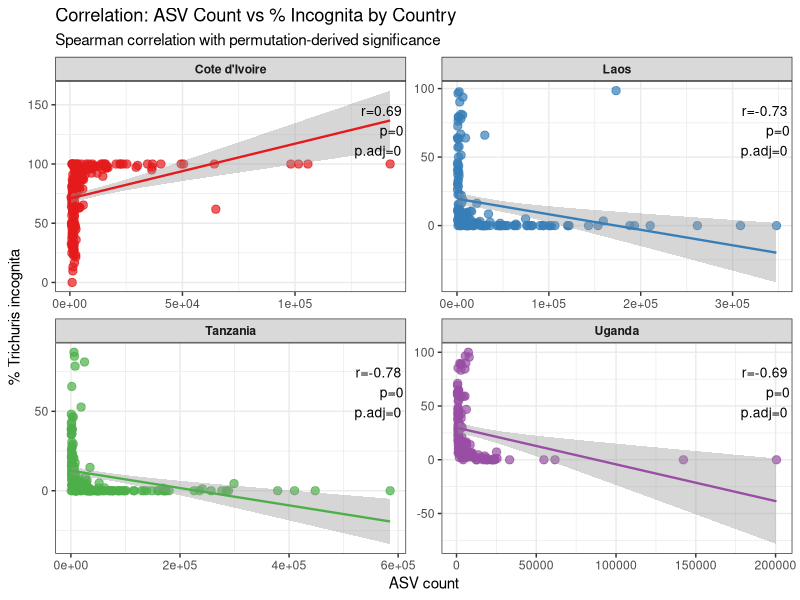
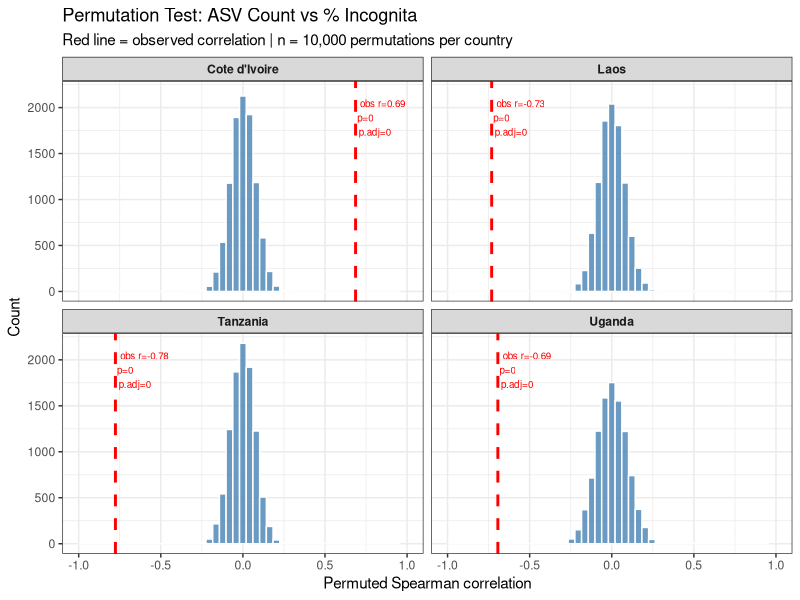

The R script that drew these images, in order:
# =========================================
# R Script: Run permutation testing on ASV vs depth
# =========================================



library(tidyverse)

# -------------------------
# 1. Load data
# -------------------------
df <- read_csv("ASV_per_inc.csv", col_types = cols())




# -------------------------
# 2. Permutation test
# -------------------------
run_permutation_test <- function(data, n_perm = 10000) {
  
  # Observed correlation per country
  observed <- data %>%
    group_by(Country) %>%
    summarise(
      obs_cor   = cor(.data[["ASV_count"]], .data[["incognita_pct"]], method = "spearman"),
      n_samples = n(),
      .groups   = "drop"
    )
  
  # Permutation: shuffle ASV_count within each country
  perm_results <- map_dfr(1:n_perm, function(i) {
    data %>%
      group_by(Country) %>%
      mutate(ASV_count_perm = sample(.data[["ASV_count"]])) %>%
      summarise(
        perm_cor = cor(.data[["ASV_count_perm"]], .data[["incognita_pct"]], method = "spearman"),
        .groups  = "drop"
      ) %>%
      mutate(perm = i)
  })
  
  # P-value: proportion of permuted correlations >= observed
  pval_df <- observed %>%
    left_join(
      perm_results %>%
        group_by(Country) %>%
        summarise(
          mean_perm_cor = mean(perm_cor),
          sd_perm_cor   = sd(perm_cor),
          .groups       = "drop"
        ),
      by = "Country"
    ) %>%
    left_join(
      map_dfr(unique(data$Country), function(ctry) {
        obs  <- observed %>% filter(Country == ctry) %>% pull(obs_cor)
        null <- perm_results %>% filter(Country == ctry) %>% pull(perm_cor)
        tibble(
          Country = ctry,
          p_value = mean(abs(null) >= abs(obs))
        )
      }),
      by = "Country"
    ) %>%
    mutate(
      p_adj  = p.adjust(p_value, method = "BH"),
      signif = case_when(p_adj < 0.001 ~ "***",
                         p_adj < 0.01  ~ "**",
                         p_adj < 0.05  ~ "*",
                         TRUE          ~ "ns")
    )
  
  list(observed = observed, perm_results = perm_results, stats = pval_df)
}

results <- run_permutation_test(df, n_perm = 10000)

# -------------------------
# 3. Print results table
# -------------------------
message("\n--- Permutation test results ---")
print(
  results$stats %>%
    select(Country, n_samples, obs_cor, mean_perm_cor, p_value, p_adj, signif) %>%
    mutate(
      obs_cor       = round(obs_cor, 4),
      mean_perm_cor = round(mean_perm_cor, 4)
    )
)

# -------------------------
# 4. Plot: observed correlation with raw data
# -------------------------
p1 <- df %>%
  ggplot(aes(x = ASV_count, y = incognita_pct, color = Country)) +
  geom_point(size = 2.5, alpha = 0.7) +
  geom_smooth(method = "lm", se = TRUE, linewidth = 0.8) +
  geom_text(data = results$stats,
            aes(x     = Inf,
                y     = Inf,
                label = paste0("r=",       round(obs_cor, 2),
                               "\np=",     p_value,
                               "\np.adj=", p_adj)),
            hjust = 1.1, vjust = 1.5, size = 3.5,
            inherit.aes = FALSE, color = "black") +
  facet_wrap(~ Country, scales = "free") +
  scale_color_brewer(palette = "Set1") +
  labs(x        = "ASV count",
       y        = "% Trichuris incognita",
       title    = "Correlation: ASV Count vs % Incognita by Country",
       subtitle = "Spearman correlation with permutation-derived significance") +
  theme_bw() +
  theme(legend.position = "none",
        strip.text      = element_text(face = "bold"))

# -------------------------
# 5. Plot: null distribution per country
# -------------------------
p2 <- results$perm_results %>%
  ggplot(aes(x = perm_cor)) +
  geom_histogram(bins = 50, fill = "steelblue", color = "white", alpha = 0.8) +
  geom_vline(data = results$stats,
             aes(xintercept = obs_cor),
             color = "red", linewidth = 1, linetype = "dashed") +
  geom_text(data = results$stats,
            aes(x     = obs_cor,
                y     = Inf,
                label = paste0("obs r=",   round(obs_cor, 2),
                               "\np=",     p_value,
                               "\np.adj=", p_adj)),
            hjust = -0.1, vjust = 1.5, color = "red", size = 2.5) +
  facet_wrap(~ Country) +
  labs(x        = "Permuted Spearman correlation",
       y        = "Count",
       title    = "Permutation Test: ASV Count vs % Incognita",
       subtitle = "Red line = observed correlation | n = 10,000 permutations per country") +
  xlim(-1,1) +
  theme_bw() +
  theme(strip.text = element_text(face = "bold"))

# -------------------------
# 6. Save
# -------------------------
ggsave("permutation_test.pdf",
       plot   = gridExtra::arrangeGrob(p1, p2, ncol = 1),
       width  = 12, height = 14)
message("Plot saved to: permutation_test.pdf")

write_csv(results$stats, "permutation_test_results.csv")
message("Results saved to: permutation_test_results.csv")
